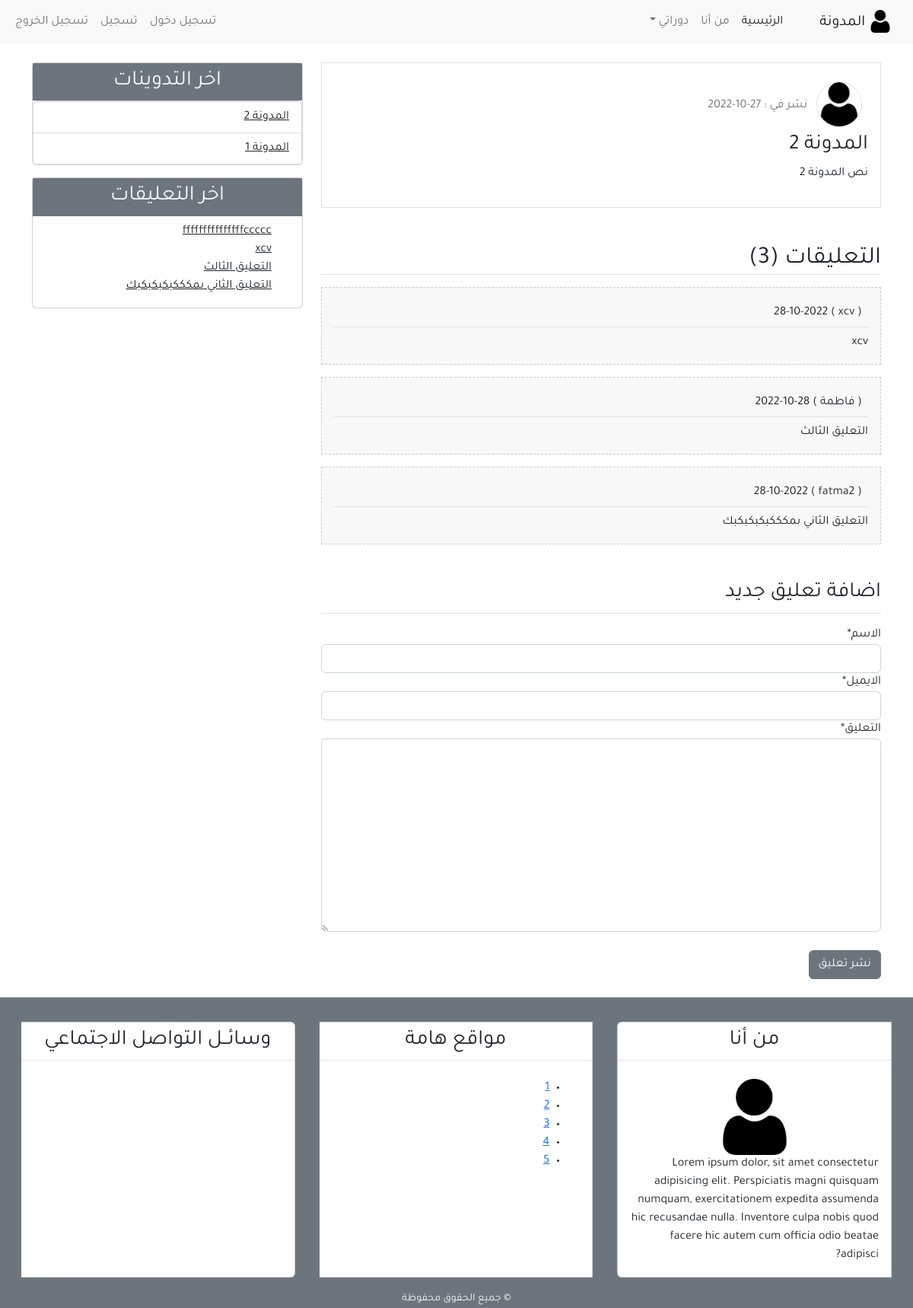
The page /detail/2/ on the database its author committed.
### blog/models.py (models this page shows, shortened)
class Post(models.Model):
    title      = models.CharField(max_length = 100)
    content    = models.TextField()
    post_date  = models.DateTimeField(default=timezone.now)
    post_update= models.DateTimeField(auto_now = True)
    author     = models.ForeignKey(User ,on_delete =models.CASCADE)
    class Meta :
        ordering = ('-post_date',)

class Comment(models.Model) :
  name         = models.CharField( max_length = 50,  verbose_name= 'الاسم')
  email        = models.EmailField(verbose_name= 'الايميل')
  body         = models.TextField(verbose_name= 'التعليق')
  comment_date = models.DateTimeField(auto_now_add =True)
  active       = models.BooleanField(default = False)
  post         = models.ForeignKey(Post, on_delete=models.CASCADE, related_name='comment')
  class Meta:
    ordering =('-comment_date',)

### blog/views.py (the view, shortened to what this page needs)
# urls.py: path('detail/<int:post_id>/', views.post_detail, name="post_detail")
def post_detail(request, post_id):
    post     = get_object_or_404(Post, pk=post_id)
    comments = post.comment.filter(active =True)
    comment_form = NewComment()
    new_comment=None
    context  ={
        'title' : 'تفاصيل التدوينة',
        'post'  :  post,
        'comments': comments,
        'comment_form': comment_form,
    }
    return render (request, 'blog/post_detail.html',context)

### blog/forms.py
class NewComment(forms.ModelForm):
    class Meta:
        model   = Comment
        fields  = ('name', 'email' , 'body')

### blog/templatetags/post_tag.py (called while the page is built)
@register.inclusion_tag('blog/lastest_post.html')
def lastest_posts():
    context = {
        'l_post' : Post.objects.all()[0:5]
    }
    return context

@register.inclusion_tag('blog/lastest_comments.html')
def lastest_comments():
    context={
        'l_comment' : Comment.objects.filter(active = True)[0:5]
    }
    return context

### blog/templates/blog/post_detail.html (shortened to what this page needs)
{% extends 'blog/base.html' %}
{% load static %}
{% block content %}
{% load crispy_forms_tags %}
  <div class="border mb-4 p-3">
    <img src="{% static 'images/user.png'%}" alt="صورة الناشر" class="img-fluid rounded-circle border m-2 " width="60px">
    <span class="text-secondary">نشر في : {{post.post_date|date:'d-m-Y'}}</span>
    <h3>{{ post.title }}</h3>
    <p>{{ post.content}}</p>
  </div>
  <div>
    <h2 class="border-bottom mt-5 mb-3">التعليقات ({{comments.count}})</h2>
        {% for comment in comments %}
        <div class="mb-3 p-3 comment">
          <h6 class="border-bottom p-2">( {{comment.name}} ) <span class="text-scondary">{{comment.comment_date|date:'d-m-Y'}}</span> </h6>
          <div class="mb-0" style="word-wrap: break-word;">{{comment.body}}</div>
        </div>
        {% empty %}
        <div class="text-center mb-3 p-4 comment">
             <h5 class="mb-0">لا يوجد تعليقات</h5>
        </div>
        {% endfor %}
   <div>
    <h3 class="border-bottom pb-2 mb-3 mt-5">اضافة تعليق جديد</h3>
    <form method="post">
       {{ comment_form|crispy }}
       <input class="btn btn-secondary mb-4 mt-4" type="submit" value="نشر تعليق">
    </form>
   </div>
  </div>
{% endblock content %}

### blog/templates/blog/lastest_post.html
<ul class="list-group p-0 ">
  {% for post in l_post %}
  <li class="list-group-item"><a class="text-dark" href="{% url 'post_detail' post.id %}">{{post.title}}</a></li>
  {% endfor %}
</ul>

### blog/templates/blog/lastest_comments.html
<ul>
    {% for comment in l_comment %}
    <li class="list-group-item">
        <a class="text-dark" href="{% url 'post_detail' comment.post.id %}">
         {% if comment.body|length > 30  %}
            {{comment.body|slice:'20'}}
         {% else %}
         {{comment.body}}
         {% endif %}
        </a></li>
    {% empty %}
    <li class="list-group-item">لا توجد تعليقات</li>
    {% endfor %}
  </ul>

### static/css/main.css (style rules this page uses)
html,body { direction: rtl; text-align: right; }
body { font-family: 'Tajawal',sans-serif; }
.comment { background-color: #f8f8f8; border: 1px dashed #ccc; }

### rows shown on the page
Post: post_date "27-10-2022", title "المدونة 2", content "نص المدونة 2"
Comment: comment_date "28-10-2022", body "xcv"
Comment: name "فاطمة", comment_date "28-10-2022", body "التعليق الثالث"
Comment: comment_date "28-10-2022", body "التعليق الثاني ىمكككبكبكبكبك"
Post: title "المدونة 1"
Comment: body "fffffffffffffffccccc"

### other values the page prints
{{ comments.count }} "3"
